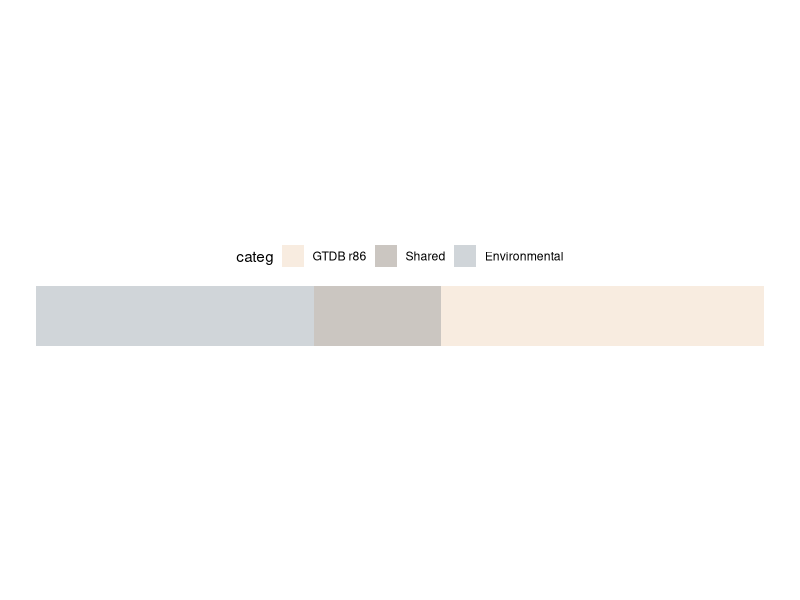

Source code (R): (Note: this script raises an error after producing the figure.)
#!/usr/bin/env Rscript
suppressMessages({
  library(tidyverse)
  library(cowplot)

  fig_num <- 1

  #Environmental:2,017,658, Genomic:2,347,502, Shared:922,599

  cat(paste0("Creating Fig ", fig_num, "..."))

  data_kept <- tibble(categ = c("Environmental", "Shared", "GTDB r86"),
                      n = c(2017658, 922599, 2347502)) %>%
    mutate(prop = n/sum(n),
           x = "x",
           categ = fct_relevel(categ, rev(c("Environmental", "Shared", "GTDB r86"))))

  colors <- c("#D0D5D9", "#CBC6C1", "#F8ECE0")
  names(colors) <- c("Environmental", "Shared", "GTDB r86")

  p1 <- ggplot(data_kept, aes(x, prop, fill = categ)) +
    geom_col() +
    theme_void() +
    coord_flip() +
    scale_fill_manual(values = colors) +
    theme(aspect.ratio = 0.1,
          legend.position = "top")

  save_plot(last_plot(), filename = "figures/Fig1-mg_gtdb_shared_kept.pdf", base_width = 5, base_height = 3)
  cat(" done\nAll figures saved at figures/\n")
})
